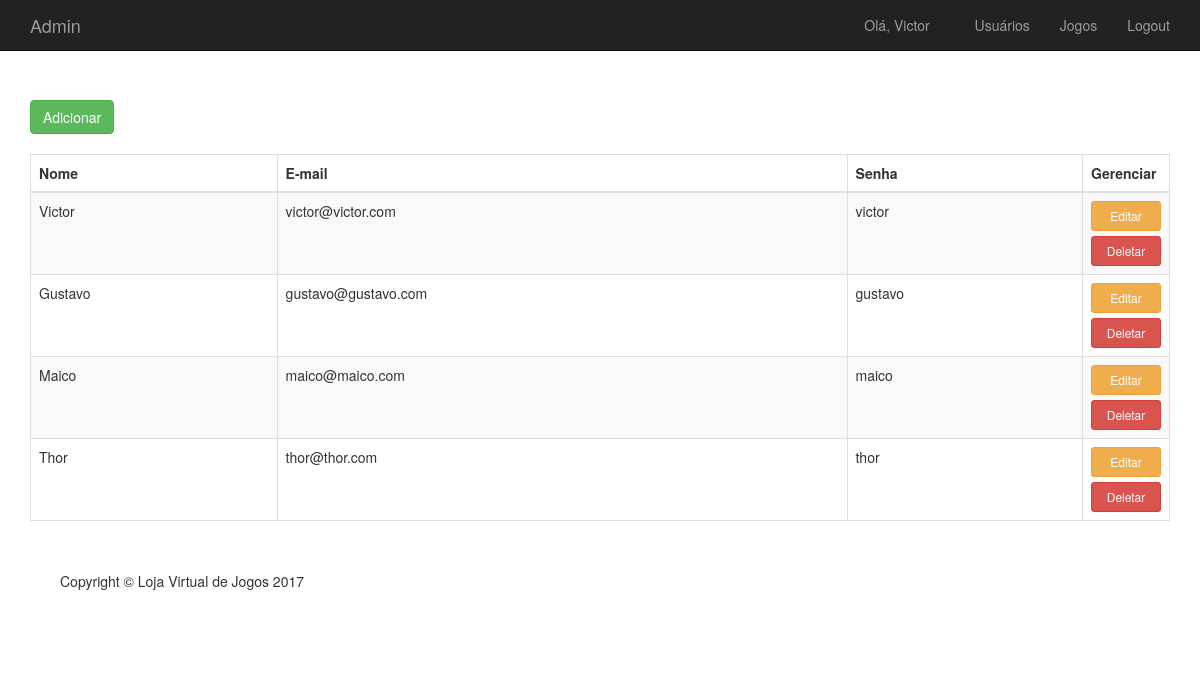
The page /listUsers.php (signed in) on the database its author committed.
### tables this page shows
CREATE TABLE IF NOT EXISTS `usuarios` (
  `userID` int(11) NOT NULL,
  `userName` varchar(100) NOT NULL,
  `userEmail` varchar(100) NOT NULL,
  `userPassword` varchar(100) NOT NULL
);

### listUsers.php (the view, shortened to what this page needs)
<!DOCTYPE html>
<html lang="pt-br">
	<head>
	    <link href="css/bootstrap.min.css" rel="stylesheet">
	    <link href="css/modern-business.css" rel="stylesheet">
	    <link href="font-awesome/css/font-awesome.min.css" rel="stylesheet" type="text/css">
	    <link href="css/jquery.dataTables.min.css" rel="stylesheet" type="text/css">
	    <link href="css/remodal.css" rel="stylesheet" type="text/css">
	    <link href="css/remodal-default-theme.css" rel="stylesheet" type="text/css">
	</head>
	<?php
		include ("includes/dbconnect.php");
		$consulta = $conexao->prepare("SELECT * FROM usuarios");
		$consulta->execute();
		$registros = $consulta->fetchAll();
	?>
	<body>
	    <?php include("includes/adminNavigation.php"); ?>
	    <div class="container dataTable">
	    	<a class="btn btn-success btnCreate" href="#editModal">Adicionar</a>
	    	<br>
	    	<br>
	    	<table id="usuarios" class="table table-striped table-bordered">
	    		<thead>
	    			<tr>
	    				<th>Nome</th>
	    				<th>E-mail</th>
	    				<th>Senha</th>
	    				<th width="70px">Gerenciar</th>
	    			</tr>
	    		</thead>
	    		<tbody>
	    			<?php
	    				foreach ($registros as $key => $value)
	    				{
	    					echo "<tr>";
	    					echo 	"<td class='userName' data-id='".$value['userID']."'>".$value['userName']."</td>";
	    					echo	"<td class='userEmail'>".$value['userEmail']."</td>";
	    					echo	"<td class='userPassword'>".$value['userPassword']."</td>";
	    					echo	"<td>";
	    					echo		"<a href='#editModal' type='button' style='width: 70px; margin-bottom: 5px;' class='btn btn-sm btn-warning btnEdit'>Editar</a>";
	    					echo		"<a href='#deleteModal' type='button' style='width: 70px;' class='btn btn-sm btn-danger btnDelete'>Deletar</a>";
	    					echo	"</td>";
    						echo "</tr>";
	    				}
	    			?>
	    		</tbody>
	    	</table>
		    <?php include ("includes/footer.php"); ?>
	    </div>
	</body>
</html>

### includes/adminNavigation.php (shortened to what this page needs)
<nav class="navbar navbar-inverse navbar-fixed-top" role="navigation">
	<div class="container">
		<div class="navbar-header">
			<a class="navbar-brand" href="admin.php">Admin</a>
		</div>
		<div class="collapse navbar-collapse" id="bs-example-navbar-collapse-1">
			<ul class="nav navbar-nav navbar-right">
				<li>
					<p class="navbar-text col-md-12">Olá, <?php echo $_SESSION['userName'];?></p>
				</li>
                <li>
                    <a href="listUsers.php">Usuários</a>
                </li>
                <li>
                    <a href="listJogos.php">Jogos</a>
                </li>
				<li><a href="logout.php?logout">Logout</a></li>
			</ul>
		</div>
	</div>
</nav>

### includes/footer.php
<footer class="container">
	<div>
		<div class="col-lg-12">
			<p>Copyright &copy; Loja Virtual de Jogos 2017</p>
		</div>
	</div>
</footer>

### css/modern-business.css (style rules this page uses)
html, body { height: 100%; }
body { padding-top: 50px; }
footer { margin: 50px 0; }
.dataTable { margin-top: 50px; }

### rows shown on the page
usuarios: userName "Victor", userEmail "victor@victor.com", userPassword "victor"
usuarios: userName "Gustavo", userEmail "gustavo@gustavo.com", userPassword "gustavo"
usuarios: userName "Maico", userEmail "maico@maico.com", userPassword "maico"
usuarios: userName "Thor", userEmail "thor@thor.com", userPassword "thor"

### other values the page prints
$_SESSION['userName'] "Victor"
